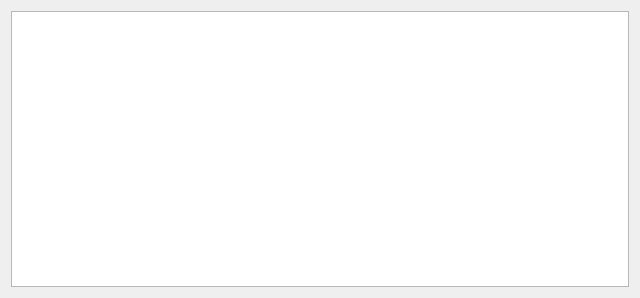
<?xml version="1.0" encoding="UTF-8"?>
<ui version="4.0">
 <class>MovieWatch</class>
 <widget class="QWidget" name="MovieWatch">
  <property name="geometry">
   <rect>
    <x>0</x>
    <y>0</y>
    <width>640</width>
    <height>298</height>
   </rect>
  </property>
  <property name="windowTitle">
   <string>MovieWatch</string>
  </property>
  <layout class="QVBoxLayout" name="verticalLayout">
   <item>
    <layout class="QVBoxLayout" name="lstLayout">
     <item>
      <widget class="QTableView" name="wtchTable"/>
     </item>
    </layout>
   </item>
  </layout>
 </widget>
 <layoutdefault spacing="6" margin="11"/>
 <resources/>
 <connections/>
</ui>
